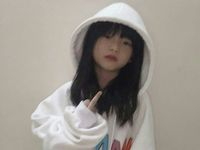
#> input picture Pertemuan 3/EEDAN.jpg, 200 x 150 px
$ python histogram-equalization.py
#> lines starting #> are read from the running program, lines starting #| are printed output that depends on the picture
import cv2
import numpy as np
from matplotlib import pyplot as plt

# Membaca gambar dalam grayscale
image = cv2.imread('EEDAN.jpg', cv2.IMREAD_GRAYSCALE)
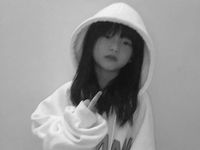
#> image: shape (150, 200); min 2, max 249, mean 150.1

# Equalisasi histogram
equalized_image = cv2.equalizeHist(image)
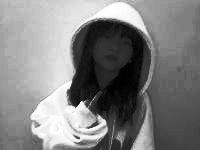
#> equalized_image: shape (150, 200); min 0, max 255, mean 128.9

# Menampilkan gambar asli dan hasil equalization
cv2.imshow('Original Image', image)
cv2.imshow('Equalized Image', equalized_image)
cv2.waitKey(0)
cv2.destroyAllWindows()

# Menampilkan histogram
plt.hist(equalized_image.ravel(), 256, [0,256])
plt.title('Histogram of Equalized Image')
plt.show()
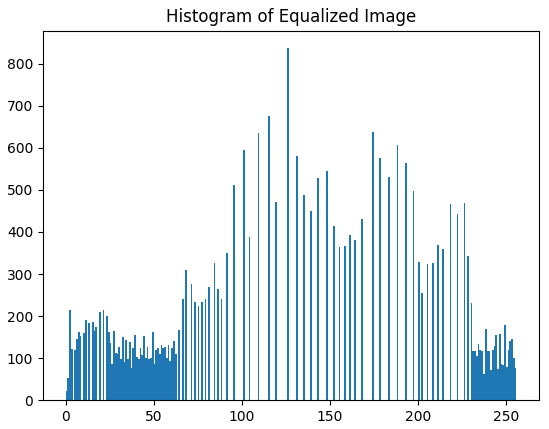
#> figure drawn by matplotlib, 1 panel; tallest bar 837 high, from x = 126 to 127
